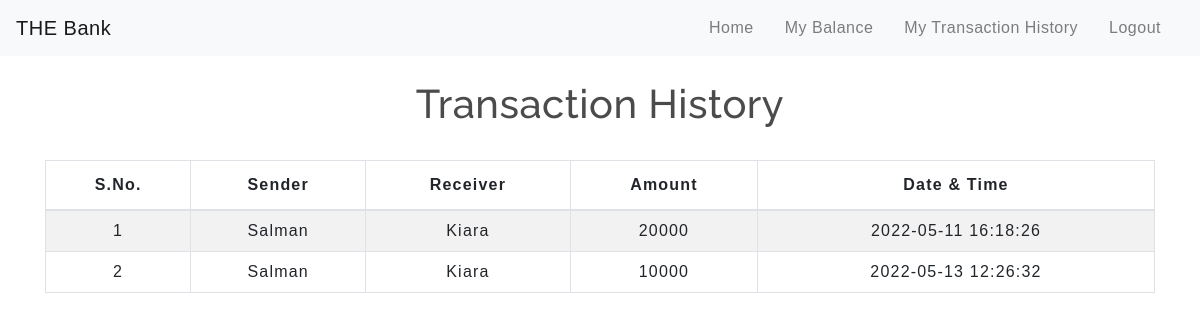
The app's page /transactionhistory.php (signed in) with its own data.
### tables this page shows
CREATE TABLE `transaction` (
  `sno` int(3) NOT NULL,
  `sender` text NOT NULL,
  `receiver` text NOT NULL,
  `balance` int(8) NOT NULL,
  `datetime` datetime NOT NULL DEFAULT current_timestamp()
);

### transactionhistory.php (the view, shortened to what this page needs)
<!DOCTYPE html>
<html lang="en">
<head>
    <link rel="stylesheet" href="https://stackpath.bootstrapcdn.com/bootstrap/4.5.2/css/bootstrap.min.css">
    <link rel="stylesheet" type="text/css" href="css/table.css">
    <link rel="stylesheet" type="text/css" href="css/navbar.css">
</head>
<body>
<?php
  include 'navbar.php';
?>
<?php
    $loggedin = $_SESSION['name'];
?>
	<div class="container">
        <h2 class="text-center pt-4">Transaction History</h2>
       <br>
       <div class="table-responsive-sm">
    <table class="table table-hover table-striped table-condensed table-bordered">
        <thead>
            <tr>
                <th class="text-center">S.No.</th>
                <th class="text-center">Sender</th>
                <th class="text-center">Receiver</th>
                <th class="text-center">Amount</th>
                <th class="text-center">Date & Time</th>
            </tr>
        </thead>
        <tbody>
        <?php
            include 'config.php';
            $sql ="select * from transaction WHERE sender = '$loggedin' OR receiver = '$loggedin'";
            $query =mysqli_query($conn, $sql);
            while($rows = mysqli_fetch_assoc($query))
            {
        ?>
            <tr>
            <td class="py-2"><?php echo $rows['sno']; ?></td>
            <td class="py-2"><?php echo $rows['sender']; ?></td>
            <td class="py-2"><?php echo $rows['receiver']; ?></td>
            <td class="py-2"><?php echo $rows['balance']; ?> </td>
            <td class="py-2"><?php echo $rows['datetime']; ?> </td>
        <?php
            }
        ?>
        </tbody>
    </table>
    </div>
</div>
</body>
</html>

### css/table.css (style rules this page uses)
* { padding: 0; margin: 0; box-sizing: border-box; font-family: sans-serif; }
h2 { font-size: 40px; }
table { letter-spacing: 1.2px; }
td { text-align: center; }

### css/navbar.css (style rules this page uses)
h2 { color: #4C4B4B; letter-spacing: 0.5px; font-family: raleway; }

### records on screen
transaction: sno "1", sender "Salman", receiver "Kiara", balance "20000", datetime "2022-05-11 16:18:26"
transaction: sno "2", sender "Salman", receiver "Kiara", balance "10000", datetime "2022-05-13 12:26:32"
